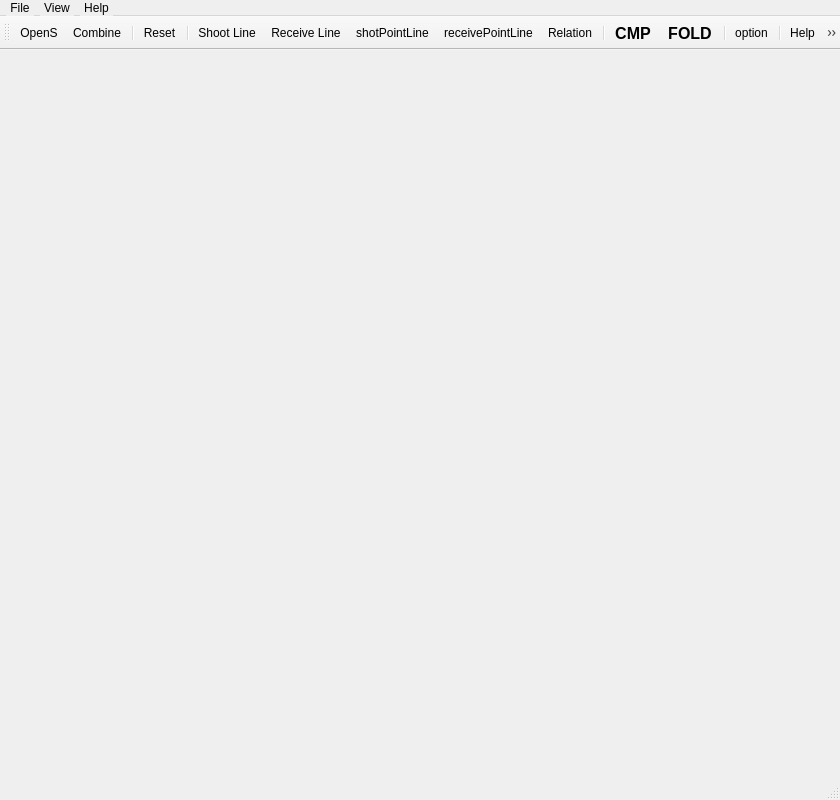
<?xml version="1.0" encoding="UTF-8"?>
<ui version="4.0">
 <class>MainWindow</class>
 <widget class="QMainWindow" name="MainWindow">
  <property name="geometry">
   <rect>
    <x>0</x>
    <y>0</y>
    <width>840</width>
    <height>800</height>
   </rect>
  </property>
  <property name="minimumSize">
   <size>
    <width>530</width>
    <height>620</height>
   </size>
  </property>
  <property name="sizeIncrement">
   <size>
    <width>10</width>
    <height>10</height>
   </size>
  </property>
  <property name="windowTitle">
   <string>SPS file show</string>
  </property>
  <property name="windowIcon">
   <iconset>
    <normaloff>images/report.png</normaloff>images/report.png</iconset>
  </property>
  <widget class="QWidget" name="centralWidget">
   <layout class="QGridLayout" name="gridLayout">
    <item row="0" column="0">
     <widget class="QWidget" name="mainw" native="true"/>
    </item>
   </layout>
  </widget>
  <widget class="QMenuBar" name="menuBar">
   <property name="geometry">
    <rect>
     <x>0</x>
     <y>0</y>
     <width>840</width>
     <height>24</height>
    </rect>
   </property>
   <property name="styleSheet">
    <string notr="true"> QMenuBar {
     background-color: qlineargradient(x1:0, y1:0, x2:0, y2:1,
                                       stop:0 lightgray, stop:1 darkgray);
 }

 QMenuBar::item {
     spacing: 3px; /* spacing between menu bar items */
     padding: 1px 4px;
     background: transparent;
     border-radius: 4px;
 }

 QMenuBar::item:selected { /* when selected using mouse or keyboard */
     background: #a8a8a8;
 }

 QMenuBar::item:pressed {
     background: #888888;
 }</string>
   </property>
   <widget class="QMenu" name="menuFile">
    <property name="title">
     <string>File</string>
    </property>
    <addaction name="actionOpen"/>
    <addaction name="actionCombineFiles"/>
    <addaction name="separator"/>
    <addaction name="actionClose"/>
   </widget>
   <widget class="QMenu" name="menuAbout">
    <property name="title">
     <string>Help</string>
    </property>
    <addaction name="actionHelp"/>
    <addaction name="actionAbout_QT"/>
   </widget>
   <widget class="QMenu" name="menuView">
    <property name="title">
     <string>View</string>
    </property>
    <addaction name="actionReset"/>
    <addaction name="separator"/>
    <addaction name="actionRelation"/>
    <addaction name="actionShotLine"/>
    <addaction name="actionReceiveLine"/>
    <addaction name="separator"/>
    <addaction name="actionCMP"/>
    <addaction name="actionFoldNumbers"/>
    <addaction name="separator"/>
    <addaction name="actionOption"/>
   </widget>
   <addaction name="menuFile"/>
   <addaction name="menuView"/>
   <addaction name="menuAbout"/>
  </widget>
  <widget class="QToolBar" name="mainToolBar">
   <property name="enabled">
    <bool>true</bool>
   </property>
   <property name="toolTip">
    <string/>
   </property>
   <attribute name="toolBarArea">
    <enum>TopToolBarArea</enum>
   </attribute>
   <attribute name="toolBarBreak">
    <bool>false</bool>
   </attribute>
   <addaction name="actionOpen"/>
   <addaction name="actionCombineFiles"/>
   <addaction name="separator"/>
   <addaction name="actionReset"/>
   <addaction name="separator"/>
   <addaction name="actionShotLine"/>
   <addaction name="actionReceiveLine"/>
   <addaction name="actionShotPointLine"/>
   <addaction name="actionReceivePointLine"/>
   <addaction name="actionRelation"/>
   <addaction name="separator"/>
   <addaction name="actionCMP"/>
   <addaction name="actionFoldNumbers"/>
   <addaction name="separator"/>
   <addaction name="actionOption"/>
   <addaction name="separator"/>
   <addaction name="actionHelp"/>
   <addaction name="actionClose"/>
  </widget>
  <widget class="QStatusBar" name="statusBar"/>
  <action name="actionOpen">
   <property name="icon">
    <iconset resource="image.qrc">
     <normaloff>:/new/prefix1/image/6.png</normaloff>:/new/prefix1/image/6.png</iconset>
   </property>
   <property name="text">
    <string>Open</string>
   </property>
   <property name="iconText">
    <string>OpenS</string>
   </property>
   <property name="toolTip">
    <string>Open SPS Files</string>
   </property>
   <property name="shortcut">
    <string>F1</string>
   </property>
  </action>
  <action name="actionReset">
   <property name="icon">
    <iconset resource="image.qrc">
     <normaloff>:/new/prefix1/image/7.png</normaloff>:/new/prefix1/image/7.png</iconset>
   </property>
   <property name="text">
    <string>Reset</string>
   </property>
   <property name="toolTip">
    <string>Reset the image</string>
   </property>
   <property name="shortcut">
    <string>F5</string>
   </property>
  </action>
  <action name="actionRelation">
   <property name="checkable">
    <bool>true</bool>
   </property>
   <property name="icon">
    <iconset resource="image.qrc">
     <normaloff>:/new/prefix1/image/sr.png</normaloff>:/new/prefix1/image/sr.png</iconset>
   </property>
   <property name="text">
    <string>Relation</string>
   </property>
   <property name="toolTip">
    <string>Push me and then click the plus on the image, you`ll see the relation betweem shoot &amp; receive point
</string>
   </property>
   <property name="shortcut">
    <string>R</string>
   </property>
  </action>
  <action name="actionCombineFiles">
   <property name="icon">
    <iconset resource="image.qrc">
     <normaloff>:/new/prefix1/image/32px-Crystal_Clear_app_database.png</normaloff>:/new/prefix1/image/32px-Crystal_Clear_app_database.png</iconset>
   </property>
   <property name="text">
    <string>Combine</string>
   </property>
   <property name="toolTip">
    <string>Combine Files Into One</string>
   </property>
   <property name="shortcut">
    <string>F3</string>
   </property>
  </action>
  <action name="actionClose">
   <property name="icon">
    <iconset resource="image.qrc">
     <normaloff>:/new/prefix1/image/8.png</normaloff>:/new/prefix1/image/8.png</iconset>
   </property>
   <property name="text">
    <string>Close</string>
   </property>
   <property name="shortcut">
    <string>Esc</string>
   </property>
  </action>
  <action name="actionAbout_QT">
   <property name="icon">
    <iconset resource="image.qrc">
     <normaloff>:/new/prefix1/image/Torchlight_qt.png</normaloff>:/new/prefix1/image/Torchlight_qt.png</iconset>
   </property>
   <property name="text">
    <string>About QT</string>
   </property>
  </action>
  <action name="actionShotLine">
   <property name="checkable">
    <bool>true</bool>
   </property>
   <property name="icon">
    <iconset resource="image.qrc">
     <normaloff>:/new/prefix1/image/32px-Crystal_Clear_mimetype_source_r.png</normaloff>:/new/prefix1/image/32px-Crystal_Clear_mimetype_source_r.png</iconset>
   </property>
   <property name="text">
    <string>Shoot Line</string>
   </property>
   <property name="toolTip">
    <string>Show Shot Line</string>
   </property>
  </action>
  <action name="actionReceiveLine">
   <property name="checkable">
    <bool>true</bool>
   </property>
   <property name="icon">
    <iconset resource="image.qrc">
     <normaloff>:/new/prefix1/image/receiveline.png</normaloff>:/new/prefix1/image/receiveline.png</iconset>
   </property>
   <property name="text">
    <string>Receive Line</string>
   </property>
   <property name="toolTip">
    <string>Show Receive Line</string>
   </property>
  </action>
  <action name="actionFoldNumbers">
   <property name="checkable">
    <bool>true</bool>
   </property>
   <property name="text">
    <string>FOLD</string>
   </property>
   <property name="toolTip">
    <string>Show Fold Numbers</string>
   </property>
   <property name="font">
    <font>
     <pointsize>12</pointsize>
     <weight>75</weight>
     <bold>true</bold>
    </font>
   </property>
   <property name="shortcut">
    <string>F2</string>
   </property>
  </action>
  <action name="actionCMP">
   <property name="checkable">
    <bool>true</bool>
   </property>
   <property name="text">
    <string>CMP</string>
   </property>
   <property name="toolTip">
    <string>show Fold Point</string>
   </property>
   <property name="font">
    <font>
     <pointsize>12</pointsize>
     <weight>75</weight>
     <bold>true</bold>
    </font>
   </property>
  </action>
  <action name="actionShotPointLine">
   <property name="checkable">
    <bool>true</bool>
   </property>
   <property name="icon">
    <iconset resource="image.qrc">
     <normaloff>:/new/prefix1/image/s.png</normaloff>:/new/prefix1/image/s.png</iconset>
   </property>
   <property name="text">
    <string>shotPointLine</string>
   </property>
  </action>
  <action name="actionReceivePointLine">
   <property name="checkable">
    <bool>true</bool>
   </property>
   <property name="enabled">
    <bool>true</bool>
   </property>
   <property name="icon">
    <iconset resource="image.qrc">
     <normaloff>:/new/prefix1/image/r.png</normaloff>:/new/prefix1/image/r.png</iconset>
   </property>
   <property name="text">
    <string>receivePointLine</string>
   </property>
  </action>
  <action name="actionOption">
   <property name="icon">
    <iconset resource="image.qrc">
     <normaloff>:/new/prefix1/image/1.png</normaloff>:/new/prefix1/image/1.png</iconset>
   </property>
   <property name="text">
    <string>option</string>
   </property>
  </action>
  <action name="actionHelp">
   <property name="icon">
    <iconset resource="image.qrc">
     <normaloff>:/new/prefix1/image/10.png</normaloff>:/new/prefix1/image/10.png</iconset>
   </property>
   <property name="text">
    <string>Help</string>
   </property>
  </action>
 </widget>
 <layoutdefault spacing="6" margin="11"/>
 <resources>
  <include location="image.qrc"/>
 </resources>
 <connections/>
</ui>
